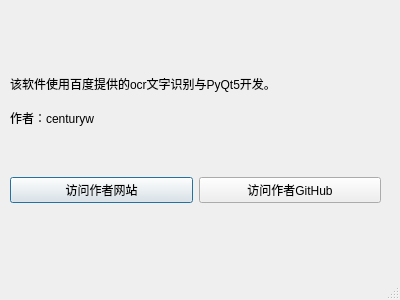
<?xml version="1.0" encoding="UTF-8"?>
<ui version="4.0">
 <class>About</class>
 <widget class="QDialog" name="About">
  <property name="geometry">
   <rect>
    <x>0</x>
    <y>0</y>
    <width>400</width>
    <height>300</height>
   </rect>
  </property>
  <property name="windowTitle">
   <string>关于</string>
  </property>
  <property name="sizeGripEnabled">
   <bool>true</bool>
  </property>
  <widget class="QWidget" name="verticalLayoutWidget">
   <property name="geometry">
    <rect>
     <x>10</x>
     <y>70</y>
     <width>371</width>
     <height>61</height>
    </rect>
   </property>
   <layout class="QVBoxLayout" name="verticalLayout">
    <item>
     <widget class="QLabel" name="label">
      <property name="text">
       <string>该软件使用百度提供的ocr文字识别与PyQt5开发。</string>
      </property>
     </widget>
    </item>
    <item>
     <widget class="QLabel" name="label_2">
      <property name="text">
       <string>作者：centuryw</string>
      </property>
     </widget>
    </item>
   </layout>
  </widget>
  <widget class="QWidget" name="horizontalLayoutWidget">
   <property name="geometry">
    <rect>
     <x>10</x>
     <y>150</y>
     <width>371</width>
     <height>80</height>
    </rect>
   </property>
   <layout class="QHBoxLayout" name="horizontalLayout">
    <item>
     <widget class="QPushButton" name="pushButton_visit_website">
      <property name="text">
       <string>访问作者网站</string>
      </property>
     </widget>
    </item>
    <item>
     <widget class="QPushButton" name="pushButton_visit_github">
      <property name="text">
       <string>访问作者GitHub</string>
      </property>
     </widget>
    </item>
   </layout>
  </widget>
 </widget>
 <resources/>
 <connections/>
</ui>
